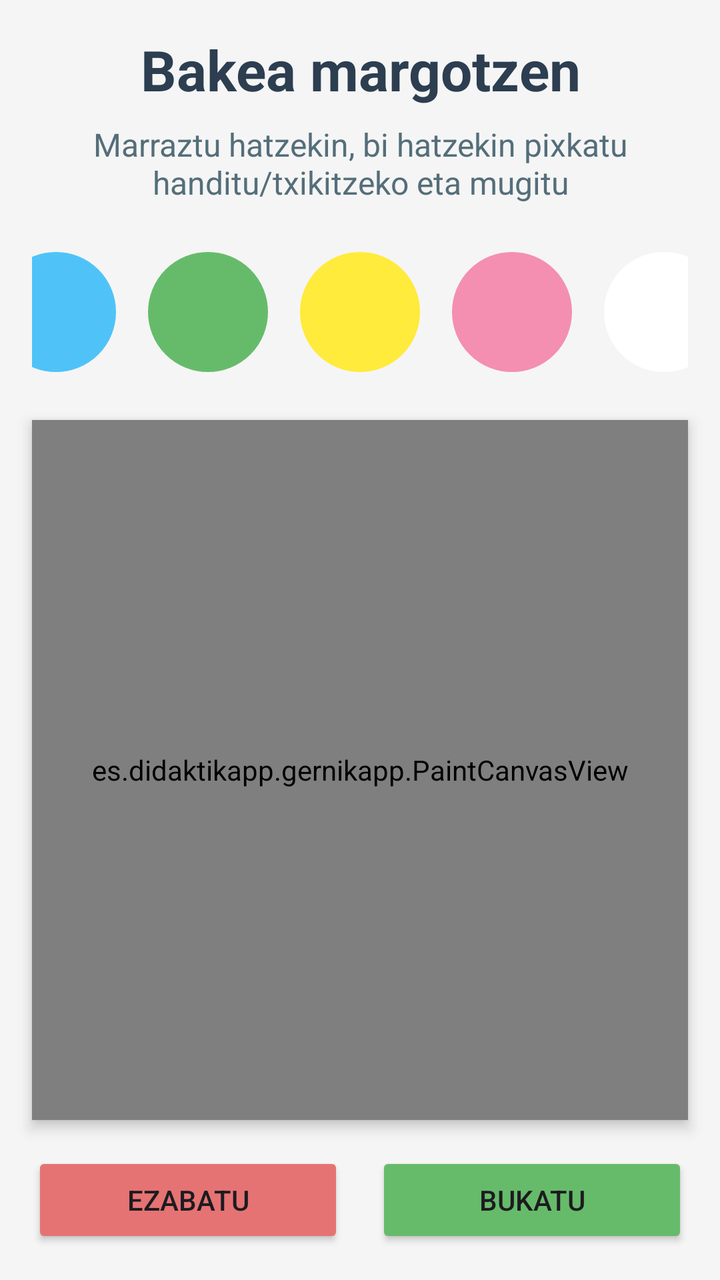
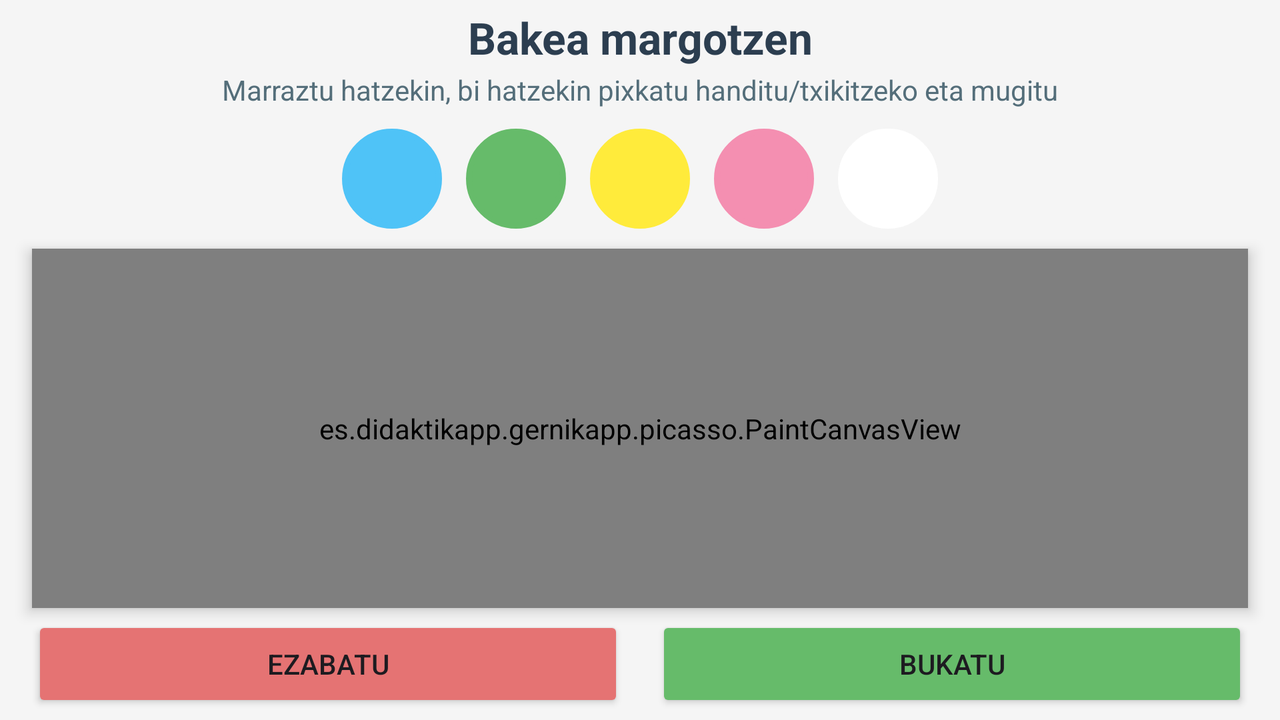

Compare how this app lays out the same screen by default and in its alternative resource folder. The renders come first, then the two layout files and the values they reference.
<!-- AndroidManifest.xml: application theme Theme.GernikApp -->
<!-- res/layout/activity_color_peace.xml -->
<?xml version="1.0" encoding="utf-8"?>
<androidx.constraintlayout.widget.ConstraintLayout xmlns:android="http://schemas.android.com/apk/res/android"
    xmlns:app="http://schemas.android.com/apk/res-auto"
    xmlns:tools="http://schemas.android.com/tools"
    android:layout_width="match_parent"
    android:layout_height="match_parent"
    android:background="#F5F5F5"
    tools:context=".ColorPeaceActivity">

    
    <TextView
        android:id="@+id/titleText"
        android:layout_width="0dp"
        android:layout_height="wrap_content"
        android:layout_marginStart="16dp"
        android:layout_marginTop="16dp"
        android:layout_marginEnd="16dp"
        android:text="@string/color_peace_title"
        android:textAlignment="center"
        android:textColor="#2C3E50"
        android:textSize="28sp"
        android:textStyle="bold"
        app:layout_constraintEnd_toEndOf="parent"
        app:layout_constraintStart_toStartOf="parent"
        app:layout_constraintTop_toTopOf="parent" />

    
    <TextView
        android:id="@+id/instructionsText"
        android:layout_width="0dp"
        android:layout_height="wrap_content"
        android:layout_marginStart="16dp"
        android:layout_marginTop="8dp"
        android:layout_marginEnd="16dp"
        android:text="@string/color_peace_instructions"
        android:textAlignment="center"
        android:textColor="#546E7A"
        android:textSize="16sp"
        app:layout_constraintEnd_toEndOf="parent"
        app:layout_constraintStart_toStartOf="parent"
        app:layout_constraintTop_toBottomOf="@id/titleText" />

    
    <LinearLayout
        android:id="@+id/colorPalette"
        android:layout_width="0dp"
        android:layout_height="wrap_content"
        android:layout_marginStart="16dp"
        android:layout_marginTop="16dp"
        android:layout_marginEnd="16dp"
        android:gravity="center"
        android:orientation="horizontal"
        app:layout_constraintEnd_toEndOf="parent"
        app:layout_constraintStart_toStartOf="parent"
        app:layout_constraintTop_toBottomOf="@id/instructionsText">

        <View
            android:id="@+id/colorBlue"
            android:layout_width="60dp"
            android:layout_height="60dp"
            android:layout_margin="8dp"
            android:background="@drawable/color_circle"
            android:backgroundTint="#4FC3F7"
            android:clickable="true"
            android:focusable="true" />

        <View
            android:id="@+id/colorGreen"
            android:layout_width="60dp"
            android:layout_height="60dp"
            android:layout_margin="8dp"
            android:background="@drawable/color_circle"
            android:backgroundTint="#66BB6A"
            android:clickable="true"
            android:focusable="true" />

        <View
            android:id="@+id/colorYellow"
            android:layout_width="60dp"
            android:layout_height="60dp"
            android:layout_margin="8dp"
            android:background="@drawable/color_circle"
            android:backgroundTint="#FFEB3B"
            android:clickable="true"
            android:focusable="true" />

        <View
            android:id="@+id/colorPink"
            android:layout_width="60dp"
            android:layout_height="60dp"
            android:layout_margin="8dp"
            android:background="@drawable/color_circle"
            android:backgroundTint="#F48FB1"
            android:clickable="true"
            android:focusable="true" />

        <View
            android:id="@+id/colorWhite"
            android:layout_width="60dp"
            android:layout_height="60dp"
            android:layout_margin="8dp"
            android:background="@drawable/color_circle"
            android:backgroundTint="#FFFFFF"
            android:clickable="true"
            android:focusable="true" />
    </LinearLayout>

    
    <FrameLayout
        android:id="@+id/canvasContainer"
        android:layout_width="0dp"
        android:layout_height="0dp"
        android:layout_marginStart="16dp"
        android:layout_marginTop="16dp"
        android:layout_marginEnd="16dp"
        android:layout_marginBottom="16dp"
        android:background="#FFFFFF"
        android:elevation="4dp"
        app:layout_constraintBottom_toTopOf="@id/buttonLayout"
        app:layout_constraintEnd_toEndOf="parent"
        app:layout_constraintStart_toStartOf="parent"
        app:layout_constraintTop_toBottomOf="@id/colorPalette">

        <ImageView
            android:id="@+id/guernicaImage"
            android:layout_width="match_parent"
            android:layout_height="match_parent"
            android:contentDescription="@string/picasso_guernica_description"
            android:scaleType="fitCenter"
            android:src="@drawable/gernika_outlines" />

        <es.didaktikapp.gernikapp.PaintCanvasView
            android:id="@+id/paintCanvas"
            android:layout_width="match_parent"
            android:layout_height="match_parent" />

        
        <ImageView
            android:id="@+id/savedImagePreview"
            android:layout_width="match_parent"
            android:layout_height="match_parent"
            android:contentDescription="@string/color_peace_saved_preview_description"
            android:scaleType="fitCenter"
            android:visibility="gone" />
    </FrameLayout>

    
    <LinearLayout
        android:id="@+id/buttonLayout"
        android:layout_width="0dp"
        android:layout_height="wrap_content"
        android:layout_marginStart="16dp"
        android:layout_marginEnd="16dp"
        android:layout_marginBottom="16dp"
        android:gravity="center"
        android:orientation="horizontal"
        app:layout_constraintBottom_toBottomOf="parent"
        app:layout_constraintEnd_toEndOf="parent"
        app:layout_constraintStart_toStartOf="parent">

        <Button
            android:id="@+id/clearButton"
            android:layout_width="0dp"
            android:layout_height="wrap_content"
            android:layout_marginEnd="8dp"
            android:layout_weight="1"
            android:text="@string/color_peace_clear"
            android:backgroundTint="#E57373" />

        <Button
            android:id="@+id/finishButton"
            android:layout_width="0dp"
            android:layout_height="wrap_content"
            android:layout_marginStart="8dp"
            android:layout_weight="1"
            android:text="@string/color_peace_finish"
            android:backgroundTint="#66BB6A" />
    </LinearLayout>

</androidx.constraintlayout.widget.ConstraintLayout>
<!-- resources referenced by this layout -->
<resources>
  <!-- drawable color_circle (drawable) -->
  <?xml version="1.0" encoding="utf-8"?>
  <shape xmlns:android="http://schemas.android.com/apk/res/android"
      android:shape="oval">
      <solid android:color="#FFFFFF" />
      <stroke
          android:width="3dp"
          android:color="#424242" />
  </shape>
  <!-- drawable gernika_outlines: png bitmap (drawable, 575029 bytes) -->
  <string name="color_peace_clear">Ezabatu</string>
  <string name="color_peace_finish">Bukatu</string>
  <string name="color_peace_instructions">Marraztu hatzekin, bi hatzekin pixkatu handitu/txikitzeko eta mugitu</string>
  <string name="color_peace_saved_preview_description">Gordeta dagoen margotzea</string>
  <string name="color_peace_title">Bakea margotzen</string>
  <string name="picasso_guernica_description">Guernika</string>
  <style name="Theme.GernikApp" parent="Base.Theme.GernikApp" />
  <style name="Base.Theme.GernikApp" parent="Theme.Material3.DayNight.NoActionBar">
          
          
      </style>
</resources>
<!-- res/layout-land/activity_color_peace.xml (the author's variant of the layout above) -->
<!-- drawn on the phone turned sideways -->
<?xml version="1.0" encoding="utf-8"?>
<androidx.constraintlayout.widget.ConstraintLayout xmlns:android="http://schemas.android.com/apk/res/android"
    xmlns:app="http://schemas.android.com/apk/res-auto"
    xmlns:tools="http://schemas.android.com/tools"
    android:layout_width="match_parent"
    android:layout_height="match_parent"
    android:background="#F5F5F5"
    tools:context=".picasso.ColorPeaceActivity">

    
    <TextView
        android:id="@+id/titleText"
        android:layout_width="0dp"
        android:layout_height="wrap_content"
        android:layout_marginStart="16dp"
        android:layout_marginTop="4dp"
        android:layout_marginEnd="16dp"
        android:text="@string/color_peace_title"
        android:textAlignment="center"
        android:textColor="#2C3E50"
        android:textSize="22sp"
        android:textStyle="bold"
        app:layout_constraintEnd_toEndOf="parent"
        app:layout_constraintStart_toStartOf="parent"
        app:layout_constraintTop_toTopOf="parent" />

    
    <TextView
        android:id="@+id/instructionsText"
        android:layout_width="0dp"
        android:layout_height="wrap_content"
        android:layout_marginStart="16dp"
        android:layout_marginTop="2dp"
        android:layout_marginEnd="16dp"
        android:text="@string/color_peace_instructions"
        android:textAlignment="center"
        android:textColor="#546E7A"
        android:textSize="14sp"
        app:layout_constraintEnd_toEndOf="parent"
        app:layout_constraintStart_toStartOf="parent"
        app:layout_constraintTop_toBottomOf="@id/titleText" />

    
    <LinearLayout
        android:id="@+id/colorPalette"
        android:layout_width="0dp"
        android:layout_height="wrap_content"
        android:layout_marginStart="16dp"
        android:layout_marginTop="4dp"
        android:layout_marginEnd="16dp"
        android:gravity="center"
        android:orientation="horizontal"
        app:layout_constraintEnd_toEndOf="parent"
        app:layout_constraintStart_toStartOf="parent"
        app:layout_constraintTop_toBottomOf="@id/instructionsText">

        <View
            android:id="@+id/colorBlue"
            android:layout_width="50dp"
            android:layout_height="50dp"
            android:layout_margin="6dp"
            android:background="@drawable/color_circle"
            android:backgroundTint="#4FC3F7"
            android:clickable="true"
            android:focusable="true" />

        <View
            android:id="@+id/colorGreen"
            android:layout_width="50dp"
            android:layout_height="50dp"
            android:layout_margin="6dp"
            android:background="@drawable/color_circle"
            android:backgroundTint="#66BB6A"
            android:clickable="true"
            android:focusable="true" />

        <View
            android:id="@+id/colorYellow"
            android:layout_width="50dp"
            android:layout_height="50dp"
            android:layout_margin="6dp"
            android:background="@drawable/color_circle"
            android:backgroundTint="#FFEB3B"
            android:clickable="true"
            android:focusable="true" />

        <View
            android:id="@+id/colorPink"
            android:layout_width="50dp"
            android:layout_height="50dp"
            android:layout_margin="6dp"
            android:background="@drawable/color_circle"
            android:backgroundTint="#F48FB1"
            android:clickable="true"
            android:focusable="true" />

        <View
            android:id="@+id/colorWhite"
            android:layout_width="50dp"
            android:layout_height="50dp"
            android:layout_margin="6dp"
            android:background="@drawable/color_circle"
            android:backgroundTint="#FFFFFF"
            android:clickable="true"
            android:focusable="true" />
    </LinearLayout>

    
    <FrameLayout
        android:id="@+id/canvasContainer"
        android:layout_width="0dp"
        android:layout_height="0dp"
        android:layout_marginStart="16dp"
        android:layout_marginTop="4dp"
        android:layout_marginEnd="16dp"
        android:layout_marginBottom="4dp"
        android:background="#FFFFFF"
        android:elevation="4dp"
        app:layout_constraintBottom_toTopOf="@id/buttonLayout"
        app:layout_constraintEnd_toEndOf="parent"
        app:layout_constraintStart_toStartOf="parent"
        app:layout_constraintTop_toBottomOf="@id/colorPalette">

        <ImageView
            android:id="@+id/guernicaImage"
            android:layout_width="match_parent"
            android:layout_height="match_parent"
            android:contentDescription="@string/picasso_guernica_description"
            android:scaleType="fitCenter"
            android:src="@drawable/gernika_outlines" />

        <es.didaktikapp.gernikapp.picasso.PaintCanvasView
            android:id="@+id/paintCanvas"
            android:layout_width="match_parent"
            android:layout_height="match_parent" />

        
        <ImageView
            android:id="@+id/savedImagePreview"
            android:layout_width="match_parent"
            android:layout_height="match_parent"
            android:contentDescription="@string/color_peace_saved_preview_description"
            android:scaleType="fitCenter"
            android:visibility="gone" />
    </FrameLayout>

    
    <LinearLayout
        android:id="@+id/buttonLayout"
        android:layout_width="0dp"
        android:layout_height="wrap_content"
        android:layout_marginStart="16dp"
        android:layout_marginEnd="16dp"
        android:layout_marginBottom="4dp"
        android:gravity="center"
        android:orientation="horizontal"
        app:layout_constraintBottom_toBottomOf="parent"
        app:layout_constraintEnd_toEndOf="parent"
        app:layout_constraintStart_toStartOf="parent">

        <Button
            android:id="@+id/clearButton"
            android:layout_width="0dp"
            android:layout_height="wrap_content"
            android:layout_marginEnd="8dp"
            android:layout_weight="1"
            android:text="@string/color_peace_clear"
            android:backgroundTint="#E57373" />

        <Button
            android:id="@+id/finishButton"
            android:layout_width="0dp"
            android:layout_height="wrap_content"
            android:layout_marginStart="8dp"
            android:layout_weight="1"
            android:text="@string/color_peace_finish"
            android:backgroundTint="#66BB6A" />
    </LinearLayout>

</androidx.constraintlayout.widget.ConstraintLayout>
